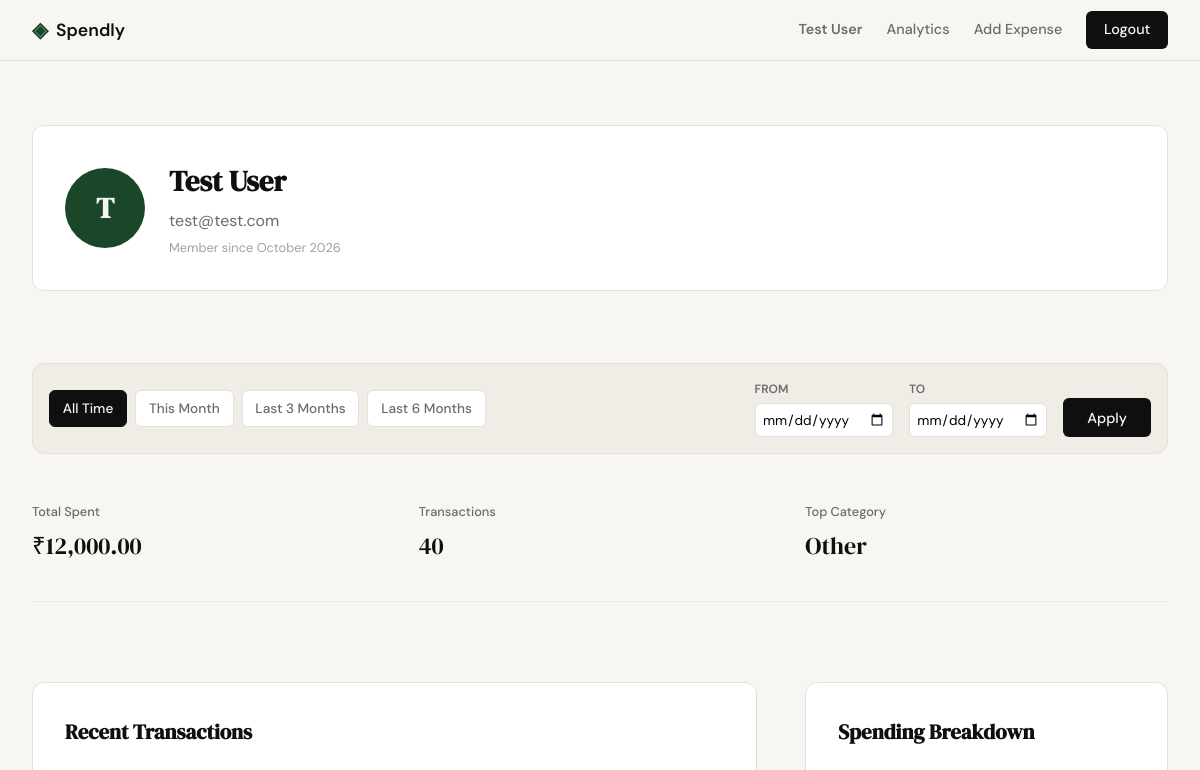
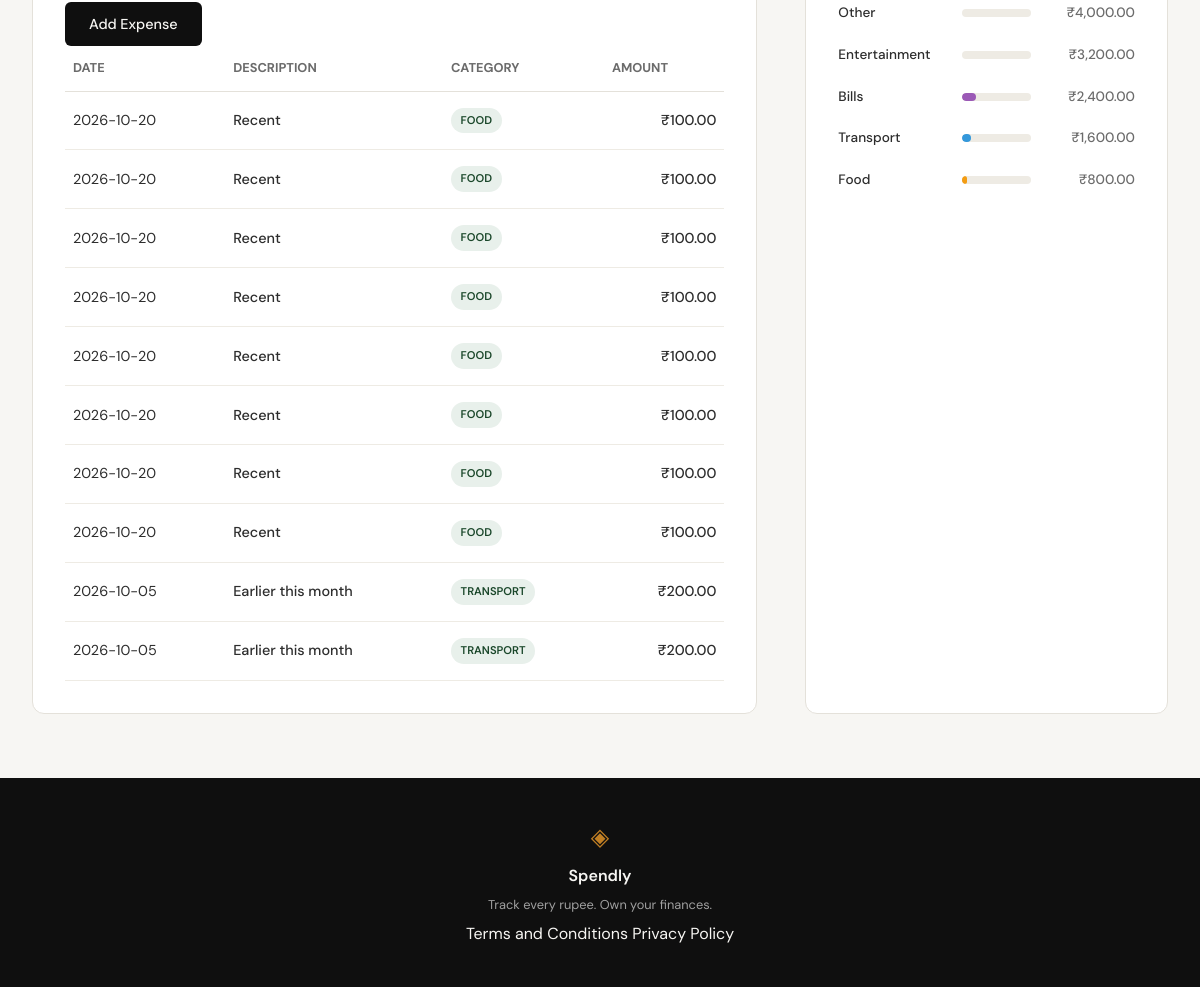
Screenshot of /profile (signed in) with the database file from the repository (2 pictures, top to bottom).
### tables this page shows
CREATE TABLE users (
                id INTEGER PRIMARY KEY AUTOINCREMENT,
                name TEXT NOT NULL,
                email TEXT UNIQUE NOT NULL,
                password_hash TEXT NOT NULL,
                created_at TEXT DEFAULT CURRENT_TIMESTAMP
            );

CREATE TABLE expenses (
                id INTEGER PRIMARY KEY AUTOINCREMENT,
                user_id INTEGER NOT NULL,
                amount REAL NOT NULL,
                category TEXT NOT NULL,
                date TEXT NOT NULL,
                description TEXT,
                created_at TEXT DEFAULT CURRENT_TIMESTAMP,
                FOREIGN KEY (user_id) REFERENCES users (id)
            );

### app.py (the view)
@app.route("/profile")
def profile():
    if not session.get("user_id"):
        return redirect(url_for("login"))
    user_id = session["user_id"]
    user_data = queries.get_user_by_id(user_id)
    if not user_data:
        session.clear()
        flash("User account not found.", "error")
        return redirect(url_for("login"))
    date_from = request.args.get("date_from")
    date_to = request.args.get("date_to")
    error_msg, validated_from, validated_to, presets = get_date_filters(date_from, date_to)
    if error_msg:
        flash(error_msg, "error")
    summary_stats = queries.get_summary_stats(user_id, validated_from, validated_to)
    summary_stats["total_spent"] = f"₹{summary_stats['total_spent']:,.2f}"
    recent_transactions = queries.get_recent_transactions(user_id, date_from=validated_from, date_to=validated_to)
    transactions = [
        {**t, "amount": f"₹{t['amount']:,.2f}"}
        for t in recent_transactions
    ]
    raw_breakdown = queries.get_category_breakdown(user_id, validated_from, validated_to)
    category_class_map = {
        "Food": "bar-food",
        "Food & Dining": "bar-food",
        "Transport": "bar-travel",
        "Entertainment": "bar-entertainment",
        "Bills": "bar-bills",
        "Other": "bar-other"
    }
    category_breakdown = []
    for item in raw_breakdown:
        category = item["category"]
        category_breakdown.append({
            "category": category,
            "amount": f"₹{item['amount']:,.2f}",
            "percentage": item["pct"],
            "class": category_class_map.get(category, "bar-other")
        })
    return render_template(
        "profile.html",
        user=user_data,
        stats=summary_stats,
        transactions=transactions,
        breakdown=category_breakdown,
        active_from=validated_from,
        active_to=validated_to,
        presets=presets
    )

### app.py (called while the page is built, shortened)
def get_date_filters(date_from, date_to):
    validated_from = None
    validated_to = None
    today = datetime.now().date()
    presets = {
        "month": {
            "from": today.replace(day=1).isoformat(),
            "to": today.isoformat()
        },
        "3m": {
            "from": (today - timedelta(days=90)).isoformat(),
            "to": today.isoformat()
        },
        "6m": {
            "from": (today - timedelta(days=180)).isoformat(),
            "to": today.isoformat()
        }
    }
    return None, validated_from, validated_to, presets

@app.context_processor
def inject_user_name():
    if session.get("user_id"):
        with get_db() as conn:
            user = conn.execute("SELECT name FROM users WHERE id = ?", (session["user_id"],)).fetchone()
            if user:
                return dict(current_user_name=user["name"])
    return dict(current_user_name=None)

@app.context_processor
def inject_today():
    return dict(today=datetime.now().date().isoformat())

### database/db.py (called while the page is built)
def get_db():
    conn = sqlite3.connect(DB_PATH)
    conn.row_factory = sqlite3.Row
    conn.execute("PRAGMA foreign_keys = ON")
    return conn

### database/queries.py (called while the page is built)
def get_user_by_id(user_id):
    with get_db() as conn:
        user = conn.execute(
            "SELECT name, email, created_at FROM users WHERE id = ?",
            (user_id,)
        ).fetchone()
        if user:
            try:
                date_obj = datetime.strptime(user["created_at"], "%Y-%m-%d %H:%M:%S")
                member_since = date_obj.strftime("%B %Y")
            except (ValueError, TypeError):
                member_since = "Unknown"
            return {
                "name": user["name"],
                "email": user["email"],
                "member_since": member_since,
                "initials": f"{user['name'][0].upper()}" if user['name'] else "?"
            }
    return None

def _apply_date_filter(query, params, date_from, date_to):
    if date_from and date_to:
        query += " AND date BETWEEN ? AND ?"
        params.extend([date_from, date_to])
    return query, params

### templates/profile.html (shortened to what this page needs)
{% extends "base.html" %}
{% block content %}
<div class="profile-container">
    <section class="auth-card profile-header">
        <div class="profile-info">
            <div class="profile-avatar">{{ user.initials }}</div>
            <div class="profile-details">
                <h2>{{ user.name }}</h2>
                <p class="text-muted">{{ user.email }}</p>
                <span class="member-since">Member since {{ user.member_since }}</span>
            </div>
        </div>
    </section>
    <section class="filter-bar">
        <div class="filter-presets">
            <a href="{{ url_for('profile') }}"
               class="filter-btn {{ 'active' if not active_from and not active_to }}"
               data-preset="all">All Time</a>
            <a href="{{ url_for('profile', date_from=presets.month.from, date_to=presets.month.to) }}"
               class="filter-btn {{ 'active' if active_from == presets.month.from and active_to == presets.month.to }}"
               data-preset="month">This Month</a>
            <a href="{{ url_for('profile', date_from=presets['3m'].from, date_to=presets['3m'].to) }}"
               class="filter-btn {{ 'active' if active_from == presets['3m'].from and active_to == presets['3m'].to }}"
               data-preset="3m">Last 3 Months</a>
            <a href="{{ url_for('profile', date_from=presets['6m'].from, date_to=presets['6m'].to) }}"
               class="filter-btn {{ 'active' if active_from == presets['6m'].from and active_to == presets['6m'].to }}"
               data-preset="6m">Last 6 Months</a>
        </div>
        <form class="filter-custom" method="GET" action="{{ url_for('profile') }}">
            <div class="input-group">
                <label for="date_from">From</label>
                <input type="date" name="date_from" id="date_from" value="{{ active_from or '' }}">
            </div>
            <div class="input-group">
                <label for="date_to">To</label>
                <input type="date" name="date_to" id="date_to" value="{{ active_to or '' }}">
            </div>
            <button type="submit" class="btn-primary">Apply</button>
        </form>
    </section>
    <section class="stat-grid">
        <div class="stat-card">
            <span class="stat-label">Total Spent</span>
            <span class="stat-value">{{ stats.total_spent }}</span>
        </div>
        <div class="stat-card">
            <span class="stat-label">Transactions</span>
            <span class="stat-value">{{ stats.transaction_count }}</span>
        </div>
        <div class="stat-card">
            <span class="stat-label">Top Category</span>
            <span class="stat-value">{{ stats.top_category }}</span>
        </div>
    </section>
    <div class="profile-grid">
        <section class="profile-section">
            <div class="section-header">
                <h3 class="section-title">Recent Transactions</h3>
                <a href="{{ url_for('add_expense') }}" class="btn btn-primary btn-sm">Add Expense</a>
            </div>
            <div class="table-wrapper">
                <table class="data-table">
                    <thead>
                        <tr>
                            <th>Date</th>
                            <th>Description</th>
                            <th>Category</th>
                            <th class="text-right">Amount</th>
                        </tr>
                    </thead>
                    <tbody>
                        {% for tx in transactions %}
                        <tr class="table-row">
                            <td>{{ tx.date }}</td>
                            <td class="font-medium">{{ tx.description }}</td>
                            <td><span class="category-badge">{{ tx.category }}</span></td>
                            <td class="text-right font-medium">{{ tx.amount }}</td>
                        </tr>
                        {% endfor %}
                    </tbody>
                </table>
            </div>
        </section>
        <section class="profile-section">
            <h3 class="section-title">Spending Breakdown</h3>
            <div class="spending-bars">
                {% for cat in breakdown %}
                <div class="bar-row">
                    <span class="bar-label">{{ cat.category }}</span>
                    <div class="bar-track">
                        <div class="bar-fill {{ cat.class }}" style="width: {{ cat.percentage }}%;"></div>
                    </div>
                    <span class="bar-amt">{{ cat.amount }}</span>
                </div>
                {% endfor %}
            </div>
        </section>
    </div>
</div>
{% endblock %}

### templates/base.html (shortened to what this page needs)
<!DOCTYPE html>
<html lang="en">
<head>
    <link rel="stylesheet" href="{{ url_for('static', filename='css/style.css') }}">
</head>
<body>
    <nav class="navbar">
        <div class="nav-inner">
            <a href="{{ url_for('landing') }}" class="nav-brand">
                <span class="brand-icon">◈</span>
                <span class="brand-name">Spendly</span>
            </a>
            <div class="nav-links">
                {% if session.get('user_id') %}
                    <a href="{{ url_for('profile') }}" class="nav-user-profile {% if request.endpoint == 'profile' %}active{% endif %}">
                        {{ current_user_name }}
                    </a>
                    <a href="{{ url_for('analytics') }}" class="nav-link {% if request.endpoint == 'analytics' %}active{% endif %}">Analytics</a>
                    <a href="{{ url_for('add_expense') }}" class="nav-link {% if request.endpoint == 'add_expense' %}active{% endif %}">Add Expense</a>
                    <a href="{{ url_for('logout') }}" class="nav-cta">Logout</a>
                {% else %}
                    <a href="{{ url_for('login') }}">Sign in</a>
                    <a href="{{ url_for('register') }}" class="nav-cta">Get started</a>
                {% endif %}
            </div>
        </div>
    </nav>
    <main class="main-content">
        {% block content %}{% endblock %}
    </main>
    <footer class="footer">
        <div class="footer-inner">
            <span class="brand-icon">◈</span>
            <span class="footer-name">Spendly</span>
            <p class="footer-copy">Track every rupee. Own your finances.</p>
            <div class="footer-links">
                <a href="{{ url_for('terms') }}">Terms and Conditions</a>
                <a href="{{ url_for('privacy') }}">Privacy Policy</a>
            </div>
        </div>
    </footer>
</body>
</html>

### rows the page displays
users: name "Test User", email "test@test.com"
expenses: date "2026-10-20", description "Recent", category "FOOD", amount "₹100.00"
expenses: date "2026-10-20", description "Recent", category "FOOD", amount "₹100.00"
expenses: date "2026-10-20", description "Recent", category "FOOD", amount "₹100.00"
expenses: date "2026-10-20", description "Recent", category "FOOD", amount "₹100.00"
expenses: date "2026-10-20", description "Recent", category "FOOD", amount "₹100.00"
expenses: date "2026-10-20", description "Recent", category "FOOD", amount "₹100.00"
expenses: date "2026-10-20", description "Recent", category "FOOD", amount "₹100.00"
expenses: date "2026-10-20", description "Recent", category "FOOD", amount "₹100.00"
expenses: date "2026-10-05", description "Earlier this month", category "TRANSPORT", amount "₹200.00"
expenses: date "2026-10-05", description "Earlier this month", category "TRANSPORT", amount "₹200.00"

### other values shown
{{ user.initials }} "T"
{{ user.member_since }} "October 2026"
{{ stats.total_spent }} "₹12,000.00"
{{ stats.transaction_count }} "40"
{{ stats.top_category }} "Other"
{{ cat.category }} "Other" "Entertainment" "Bills" "Transport" "Food"
{{ cat.amount }} "₹4,000.00" "₹3,200.00" "₹2,400.00" "₹1,600.00" "₹800.00"
